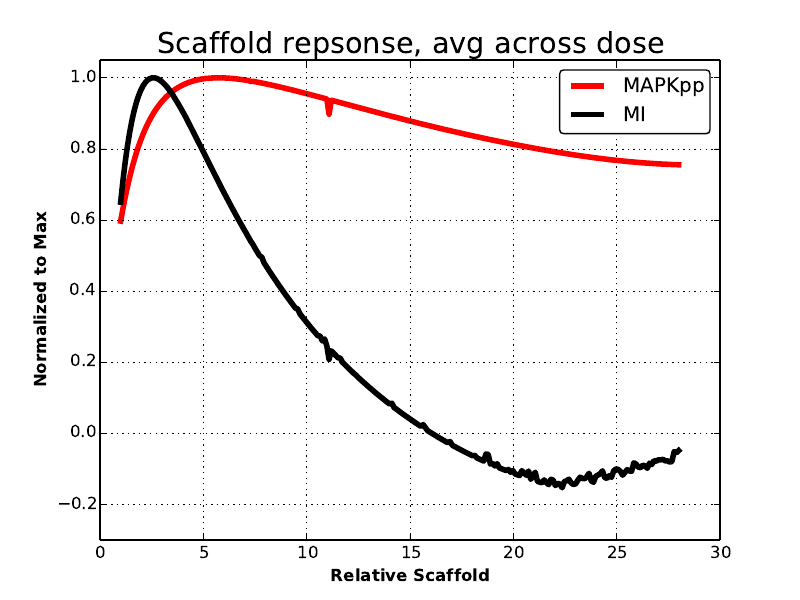

Source code (Python):
from BetaArrestin import *
from FigDisplay import *

simStot = pd.read_csv( 'ScaffoldVsMAPKppMI.csv' )

#displayfig()

fig, ax = genfig()
ax.set_xlabel("Relative Scaffold")
ax.set_ylabel("Normalized")
ax.set_xlim(auto=True)
ax.set_ylim(-0.2,1.05)
ax.set_title("Scaffold repsonse, avg across dose")
ax.plot( simStot.index, simStot['MAPKpp_Norm'], color='red', label='MAPKpp' )
ax.plot( simStot.index, simStot['MI_Norm'],     color='black', label='MI' )
ax.legend()
showfig()
fig.savefig( "ScaffoldVsMAPKppMI.pdf", transparent=True )

